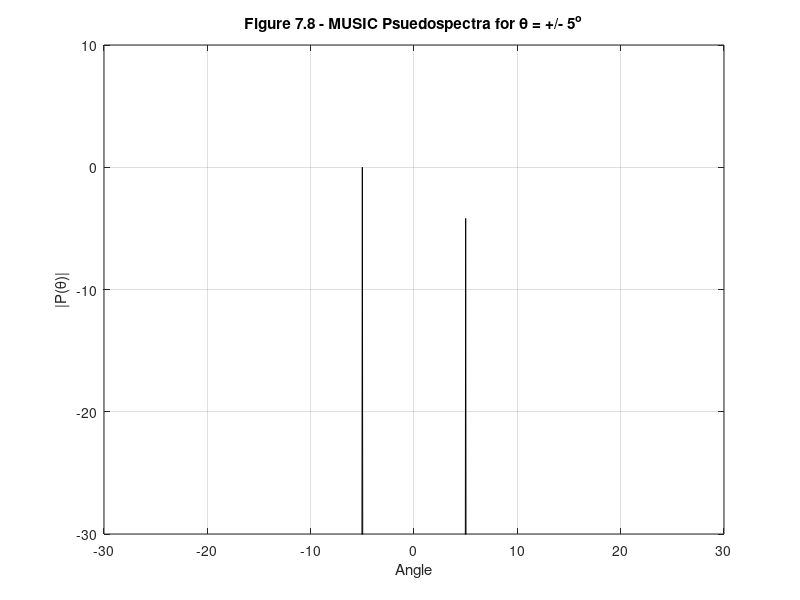

MATLAB code for this plot:
%%%%%%%%%%%%%%%%%%%%%%%%%%%%%%%%%%%%%%%%%%%%%%%%%%%%%%%%%%%%%
%%                                                         %%
%% ******************************************************  %%
%% * Smart Antennas for Wireless Applications w/ Matlab *  %%
%% ******************************************************  %%
%%                                                         %%
%% Chapter 7: Ex 7.11                                      %%
%%                                                         %%
%% Author: Frank Gross                                     %%
%% McGraw-Hill, 2005                                       %%
%% Date:  1/26/2004                                        %%
%%                                                         %%
%% This code creates Figure 7.8, plot of a MUSIC           %%
%%     Pseudospectrum for theta1= -5 & theta2 = 5          %% 
%%%%%%%%%%%%%%%%%%%%%%%%%%%%%%%%%%%%%%%%%%%%%%%%%%%%%%%%%%%%%      

%%------------------- Define Variables:--------------------%%
% M - # of elements in array                                %
% sig2 - noise variance                                     %
% D - number of signals                                     %
% th1, th2 - angles of arrival                              %
% a1, a2, a - array steering vectors                        %
% A - Steering vector matrix                                %
% Rss - Source correlation matrix                           %
% Rxx - Array correlation matrix                            %
% V,Dia - eigen vectors, V and eigen values, D of Rxx       %
% EN - Noise subspace matrix                                %
% P - MUSIC Psuedospectra                                   % 
%%---------------------------------------------------------%%

%%----- Given Values -----%%

M = 6;  sig2 = 0.1;  D = 2;

th1 = -5*pi/180;  th2 = 5*pi/180;

%%----- Create array steering vectors, a1 & a2 -----%%

a1 = [];  a2 = [];
i = 1:M;
a1 = exp(1j*(i-1)*pi*sin(th1));
a2 = exp(1j*(i-1)*pi*sin(th2));

%%----- Create A, Rss, Rxx -----%%

A = [a1.' a2.']; Rss = [1 0;0 1]; Rxx = A*Rss*A' + sig2*eye(M);

%%----- Calculate the noise subspace matrix of eigen vectors, EN -----%%

[V,Dia] = eig(Rxx);  [Y,Index] = sort(diag(Dia)); % sorts eigenvalues from least to greatest

EN = V(:,Index(1:M-D));    % calculate the noise subspace matrix of eigenvectors
                           % using the sorting done in the previous line

%%----- Create Music Psuedospectrum -----%%                        

for k = 1:180;
    th(k) = -pi/6 + pi*k/(3*180);
    clear a
    a = [];
    for jj = 1:M
       a = [a; exp(1j*(jj-1)*pi*sin(th(k)))];
    end
    P(k) = 1/abs(a'*EN*EN'*a); 
end

%%----- Plot Results -----%%

plot(th*180/pi,10*log10(P/max(P)),'k')
grid on
title(['\bfFigure 7.8 - MUSIC Psuedospectra for \theta = +/- 5^o'])
xlabel('Angle')
ylabel('|P(\theta)|')
axis([-30 30 -30 10])
